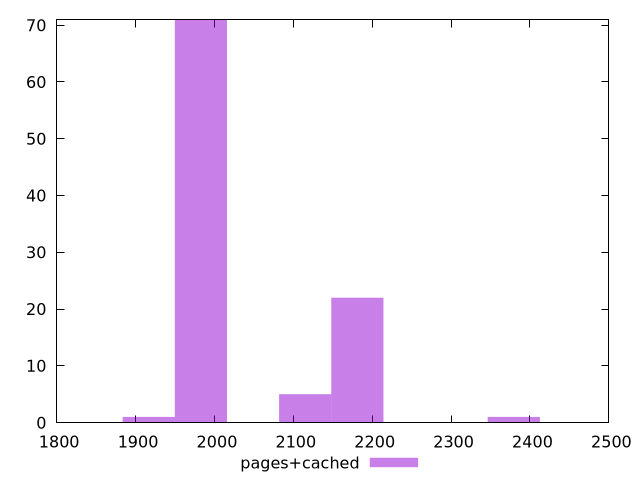

Reproduce this figure in gnuplot.
$_pagesCached <<EOF
1916.7900689984372 1
1982.8862782742453 71
2181.17490610167 22
2379.4635339290944 1
2115.0786968258617 5
EOF
set key outside below
set terminal pngcairo
set output "report_00006_2020-11-02T20-21-41.718Z/first-cpu-idle/pages+cached//raw_hist.png"
set yrange [0:71]
set boxwidth 66.09620927580818
set style fill transparent solid 0.5 noborder
plot $_pagesCached title "pages+cached" with boxes ,
